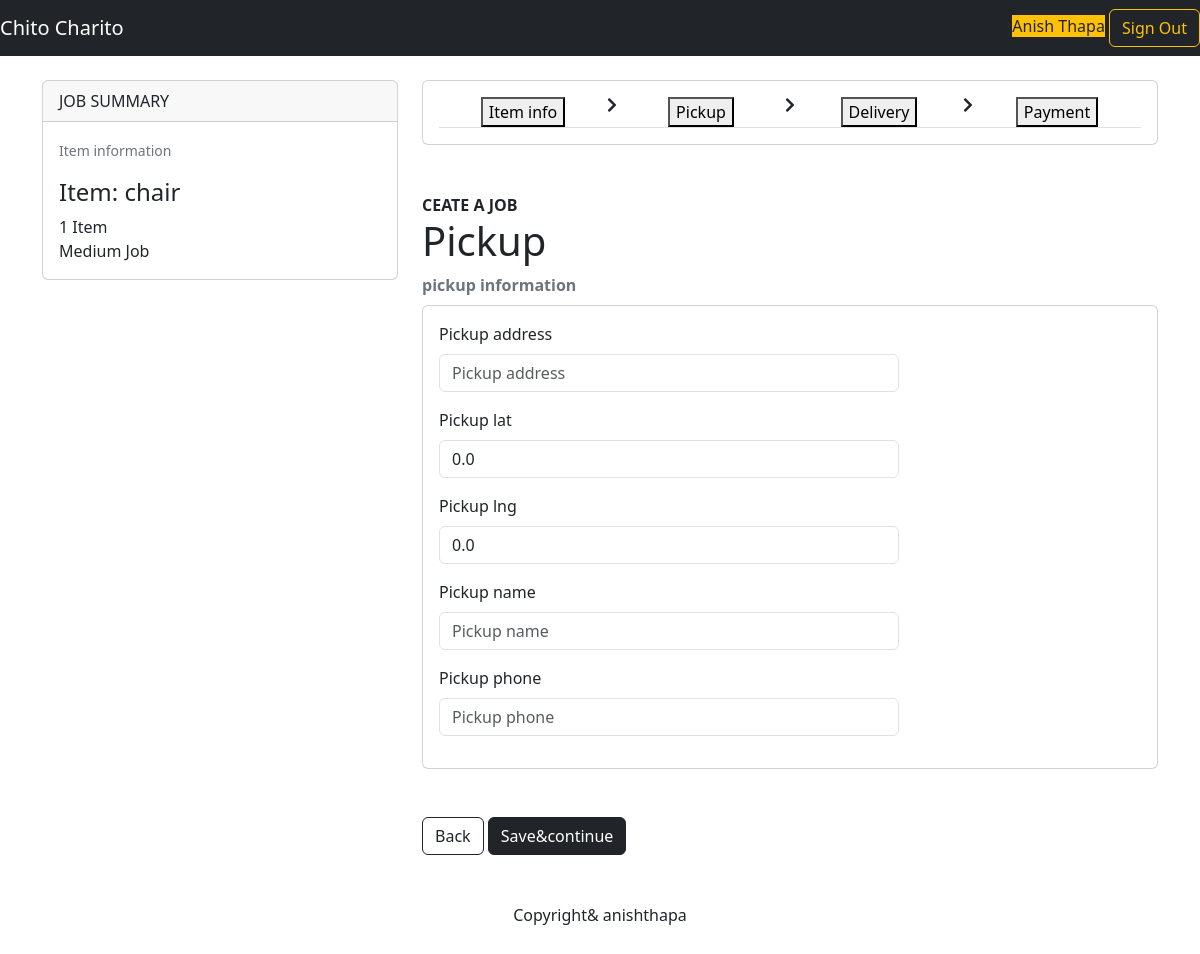
/customer/create_job/ (signed in), run on an earlier commit of the app's database.
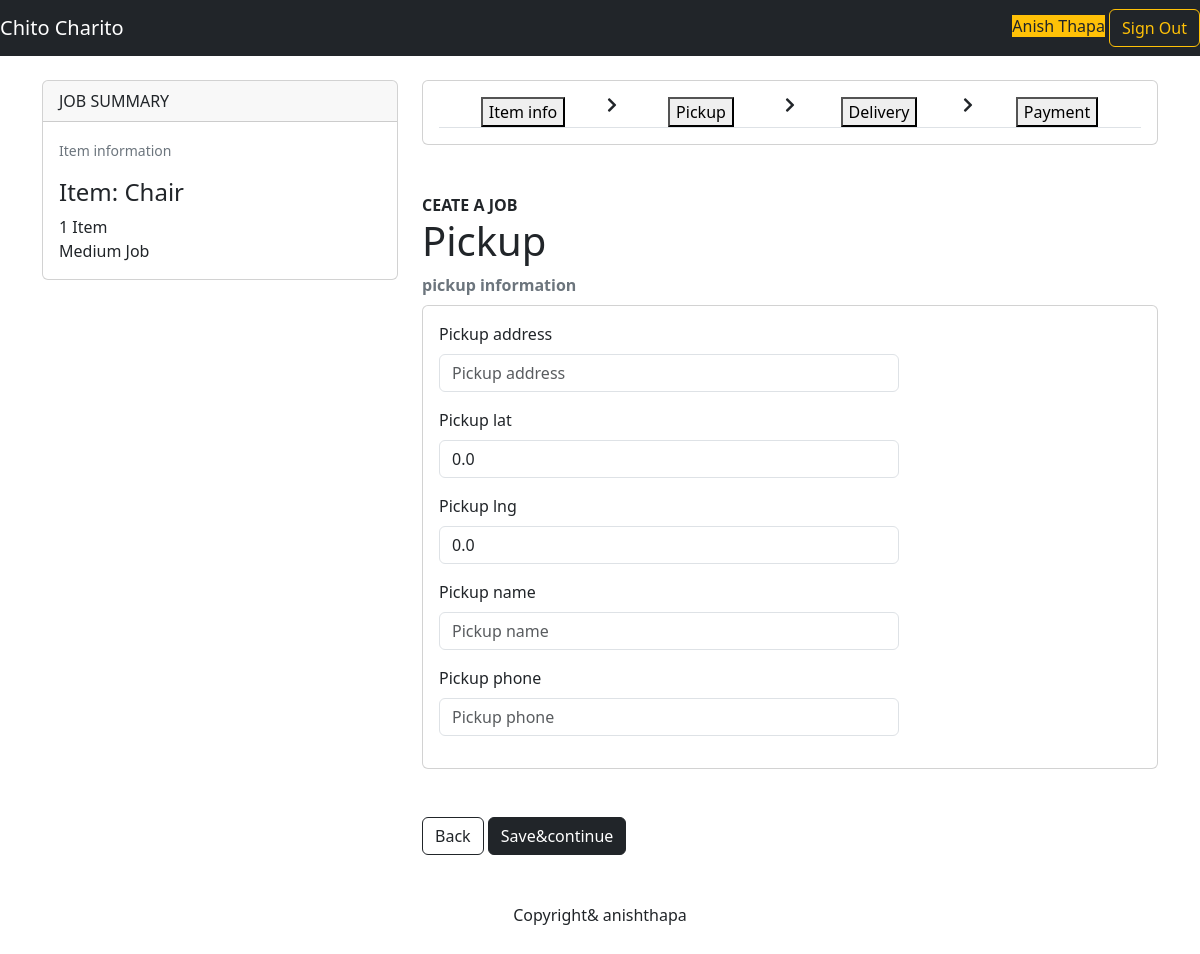
And on a later commit of the database.
### mainapp/models.py (models this page shows, shortened)
class Job(models.Model):
  SMALL_SIZE = "small"
  MEDIUM_SIZE = "medium"
  LARGE_SIZE = "large"
  SIZES = (
    (SMALL_SIZE, 'Small'),
    (MEDIUM_SIZE, 'Medium'),
    (LARGE_SIZE, 'Large'),
  )
  CREATING_STATUS = 'creating'
  PROCESSING_STATUS = 'processing'
  PICKING_STATUS = 'picking'
  DELIVERING_STATUS = 'delivering'
  COMPLETED_STATUS = 'completed'
  CANCELED_STATUS = 'canceled'
  STATUSES = (
    (CREATING_STATUS, 'Creating'),
    (PROCESSING_STATUS, 'Processing'),
    (PICKING_STATUS, 'Picking'),
    (DELIVERING_STATUS, 'Delivering'),
    (COMPLETED_STATUS, 'Completed'),
    (CANCELED_STATUS, 'Canceled'),
  )
  id = models.UUIDField(primary_key=True, default=uuid.uuid4, editable=False)
  customer = models.ForeignKey(Customer, on_delete=models.CASCADE)
  name = models.CharField(max_length=255)
  description = models.CharField(max_length=255)
  category = models.ForeignKey(Category, on_delete=models.SET_NULL, null=True, blank=True)
  size = models.CharField(max_length=20, choices=SIZES, default=MEDIUM_SIZE)
  quantity = models.IntegerField(default=1)
  photo = models.ImageField(upload_to='job/photos/')
  status = models.CharField(max_length=20, choices=STATUSES, default=CREATING_STATUS)
  created_at = models.DateTimeField(default=timezone.now)
  pickup_address = models.CharField(max_length=255, blank=True)
  pickup_lat = models.FloatField(default=0)
  pickup_lng = models.FloatField(default=0)
  pickup_name = models.CharField(max_length=255, blank=True)
  pickup_phone = models.CharField(max_length=50, blank=True)
  delivery_address = models.CharField(max_length=255, blank=True)
  delivery_lat = models.FloatField(default=0)
  delivery_lng = models.FloatField(default=0)
  delivery_name = models.CharField(max_length=255, blank=True)
  delivery_phone = models.CharField(max_length=50, blank=True)

### mainapp/customer/views.py (the view, shortened to what this page needs)
# urls.py: path('create_job/', customer_views.create_job_page, name="create_job"),
@login_required(login_url="/sign-in/?next=/customer/")
def create_job_page(request):
    current_customer = request.user.customer
    if not  current_customer.stripe_payment_method_id:
        return redirect(reverse('customer:payment_method'))
    creating_job = Job.objects.filter(customer=current_customer,status=Job.CREATING_STATUS).last()
    step1_form = forms.JobCreateStep1Form(instance=creating_job)
    step2_form = forms.JobCreateStep2Form(instance=creating_job)
    step3_form = forms.JobCreateStep3Form(instance=creating_job)
    if not creating_job:
        current_step = 1
    elif creating_job.delivery_name:
        current_step = 4
    elif creating_job.pickup_name:
        current_step = 3
    else:
        current_step = 2
    return render(request, 'customer/create_job.html',{
        "job": creating_job,
        "step":current_step,
        "step1_form":step1_form,
        "step2_form":step2_form,
        "step3_form":step3_form,
    })

### mainapp/customer/forms.py
class JobCreateStep1Form(forms.ModelForm):
  class Meta:
    model=Job
    fields = ('name', 'description', 'category', 'size', 'quantity', 'photo')

class JobCreateStep2Form(forms.ModelForm):
  pickup_address = forms.CharField(required=True)
  pickup_name = forms.CharField(required=True)
  pickup_phone = forms.CharField(required=True)
  class Meta:
    model=Job
    fields = ('pickup_address', 'pickup_lat', 'pickup_lng','pickup_name','pickup_phone')

### mainapp/models.py (called while the page is built)
  def __str__(self):
    return self.name

### mainapp/templates/customer/create_job.html (shortened to what this page needs)
{% extends 'base.html' %}
{% load bootstrap5 %}
{% block content %}
<div class="container mt-4">
    <div class="row">
      <div class="col-lg-4">
        <div class="card">
          <div class="card-header">
            JOB SUMMARY
          </div>
          <div class="card-body">
            {% if not job %}
            <p>A summary of your job information will appear here</p>
            {% else %}
            {% if step > 1 %}
            <p class="text-secondary"><small>Item information</small></p>
            <h4>Item: {{job.name}}</h4>
            <span>{{ job.quantity }} Item</span><br/>
            <span>{{ job.get_size_display }} Job</span>
            {% endif %}
            {% endif %}
            </div>
            </div>
        </div>
        <div class="col-lg-8">
            <div class="card mb-5">
              <div class="card-body">
                <ul class="nav nav-tabs nav-justified align-center  " id="myTab" role="tablist">
                  <li class="nav-item" role="presentation">
                    <button class=" {% if step == 1 %}active {% endif %}" id="home-info-tab" data-bs-toggle="tab" data-bs-target="#home-info"  role="tab" aria-controls="home-info" aria-selected="true">Item info</button>
                  </li>
                  <i class="fas fa-chevron-right"></i>
                  <li class="nav-item" role="presentation">
                    <button  class=" {% if step == 2 %}active {% endif %}" id="pickup-tab" data-bs-toggle="tab" data-bs-target="#pickup" type="button" role="tab" aria-controls="pickup" aria-selected="false">Pickup</button>
                  </li>
                  <i class="fas fa-chevron-right"></i>
                  <li class="nav-item" role="presentation">
                    <button  class=" {% if step == 3 %}active {% endif %}" id="delivery-tab" data-bs-toggle="tab" data-bs-target="#delivery" type="button" role="tab" aria-controls="delivery" aria-selected="false">Delivery</button>
                  </li>
                  <i class="fas fa-chevron-right"></i>
                  <li class="nav-item" role="presentation">
                    <button  class=" {% if step == 4 %}active {% endif %}" id="payment-tab" data-bs-toggle="tab" data-bs-target="#payment" type="button" role="tab" aria-controls="payment" aria-selected="false">Payment</button>
                  </li>
                </ul>
                  </div>
                </div>
                <b>CEATE A JOB</b>
                <div class="tab-content" id="myTabContent">
                  <div class="tab-pane fade  {% if step == 2 %}show active {% endif %}" id="pickup" role="tabpanel" aria-labelledby="pickup-tab">
                    <h1>Pickup</h1>
                    <form method="POST" enctype="multipart/form-data">
                      <b class="text-secondary">pickup information</b><br/>
                      <div class="card bg-white mt-2 mb-5">
                        <div class="card-body">
                          <div class ="row">
                            <div class="col-lg-8">
                              {% bootstrap_form step2_form exclude='pickup_lat, pickup_lng' %}
                            </div>
                            <div class="col-lg-4">
                              <div id="pickup-map"></div>
                              <div id="pickup-infowindow-content">
                                <img src="" width="16" height="16" id="pickup-place-icon" />
                                <br />
                              </div>
                            </div>
                          </div>
                        </div>
                      </div>
                      <button type="button" class="btn btn-outline-dark"
                        onclick="$('#home-info-tab').tab('show');">Back</button>
                      <button type="submit" class="btn btn-dark   ">Save&continue</button>
                    </form>
                  </div>
                </div>
        </div>
       </div>
       </div>
        {% endblock %}

### mainapp/templates/base.html (shortened to what this page needs)
<!DOCTYPE html>
<html lang="en">
<head>
    {% load bootstrap5 %}
    {% bootstrap_css %}
    <link rel="stylesheet" href="https://use.fontawesome.com/releases/v5.9.0/css/all.css">
</head>
<body>
    <nav class="navbar   {% if not request.user.is_authenticated %} navbar-expand-lg {% endif %} navbar-dark bg-dark">
          <a class="navbar-brand" href="/">Chito Charito</a>
          {% if not request.user.is_authenticated %}
          <button class="navbar-toggler" type="button" data-bs-toggle="collapse" data-bs-target="#navbarSupportedContent" aria-controls="navbarSupportedContent" aria-expanded="false" aria-label="Toggle navigation">
            <span class="navbar-toggler-icon"></span>
          </button>
          <div class="collapse navbar-collapse" id="navbarSupportedContent">
            <ul class="navbar-nav">
              <li  class="nav-item" {% if request.GET.next != '/courier/' %}active{% endif %}>
                <a class="nav-link active" aria-current="page"  href="/sign-in/?next=/customer/">Customer</a>
              </li>
              <li class="nav-item"  {% if request.GET.next == '/courier/' %}active{% endif %}>
                <a class="nav-link active" aria-current="page" href="/sign-in/?next=/courier/">Courier</a>
              </li>
              <!-- <li class="nav-item dropdown">
                <a class="nav-link dropdown-toggle" href="#" aria-expanded="false">
                  Gudiance
                </a>
              </li> -->
            </ul>
        </div>
        {% else %}
        <form class="form-inline">
          <span class="mr-4 bg-warning">{{ request.user.get_full_name|title }}</span>
          <a href = "/sign-out" class="btn btn-outline-warning" >Sign Out</a>
        </form>
        {% endif %}
      </nav>
{% block content %}   {% endblock %}
      <footer class="text-center mt-5 mb-5">Copyright& anishthapa</footer>
      <link rel="stylesheet" href="https://unpkg.com/bootoast@1.0.1/dist/bootoast.min.css">
</body>
</html>

### mainapp/templates/customer/create_job.html (style rules this page uses)
#pickup-map, #delivery-map { height: 100%; }
#pickup-map { height: 100%; }

What changed in the data, as far as the page shows it:
changed Job "Medium": name "chair" → "Chair"
